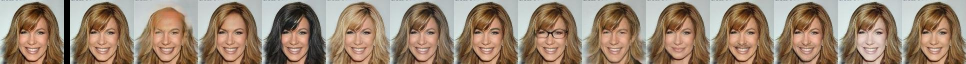
#> input picture 111.jpg, 1932 x 128 px (shown at 1/2 size)
$ python -i basic.py   (imports and definitions only)   (older library calls are emulated)
#> lines starting #> are read from the running program, lines starting #| are printed output that depends on the picture
from __future__ import absolute_import
from __future__ import division
from __future__ import print_function

from imlib.dtype import *
import matplotlib.pyplot as plt
import numpy as np
import scipy.misc
from PIL import Image


def imread(paths, mode='RGB'):
    """Read image(s).

    if `paths` is a list or tuple, then read a list of images into [-1.0, 1.0]
    of float and return the numpy array batch in shape of N * H * W (* C)
    if `paths` is a single str, then read an image into [-1.0, 1.0] of float

    Args:
        mode: It can be one of the following strings:
            * 'L' (8 - bit pixels, black and white)
            * 'P' (8 - bit pixels, mapped to any other mode using a color palette)
            * 'RGB' (3x8 - bit pixels, true color)
            * 'RGBA' (4x8 - bit pixels, true color with transparency mask)
            * 'CMYK' (4x8 - bit pixels, color separation)
            * 'YCbCr' (3x8 - bit pixels, color video format)
            * 'I' (32 - bit signed integer pixels)
            * 'F' (32 - bit floating point pixels)

    Returns:
        Float64 image in [-1.0, 1.0].
    """
    def _imread(path, mode='RGB'):
        # return scipy.misc.imread(path, mode=mode) / 127.5 - 1
#> called with path = '../../111.jpg', mode = 'RGB'
        im = Image.open(path)
#> im is the input picture: PIL image 1932x128 RGB; mean R, G, B 153.7, 132.4, 112.8
        im = im.resize((128, 128))
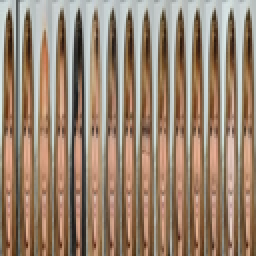
#> im: PIL image 128x128 RGB (shown 2 times larger); mean R, G, B 153.7, 132.3, 112.7
        width = im.size[0]
#> width = 128
        height = im.size[1]
#> height = 128
        im = im.convert('RGB')
        # print(width, height)
        arr = np.ndarray([height, width, 3])
        # print(arr.shape)
        for x in range(width):
            for y in range(height):
                r, g, b = im.getpixel((x, y))
                r, g, b = r / 127.5 - 1, g / 127.5 - 1, b / 127.5 - 1
                arr[height - 1, width - 1] = [r, g, b]
#> arr: shape (128, 128, 3) float64; 0.05% of the values are NaN or infinite; the others: min -0.576, max 2.58e-263, mean -2.32e-05
        return arr

    if isinstance(paths, (list, tuple)):
        images = [_imread(path, mode) for path in paths]
        return np.array(images)
    else:
        return _imread(paths, mode)


def imwrite(image, path):
    """Save an [-1.0, 1.0] image."""
    if image.ndim == 3 and image.shape[2] == 1:  # for gray image
        image = np.array(image, copy=True)
        image.shape = image.shape[0:2]
    return scipy.misc.imsave(path, to_range(image, 0, 255, np.uint8))


def imshow(image):
    """Show a [-1.0, 1.0] image."""
    if image.ndim == 3 and image.shape[2] == 1:  # for gray image
        image = np.array(image, copy=True)
        image.shape = image.shape[0:2]
    plt.imshow(to_range(image), cmap=plt.gray())


show = plt.show

>>> result = imread('../../111.jpg')
